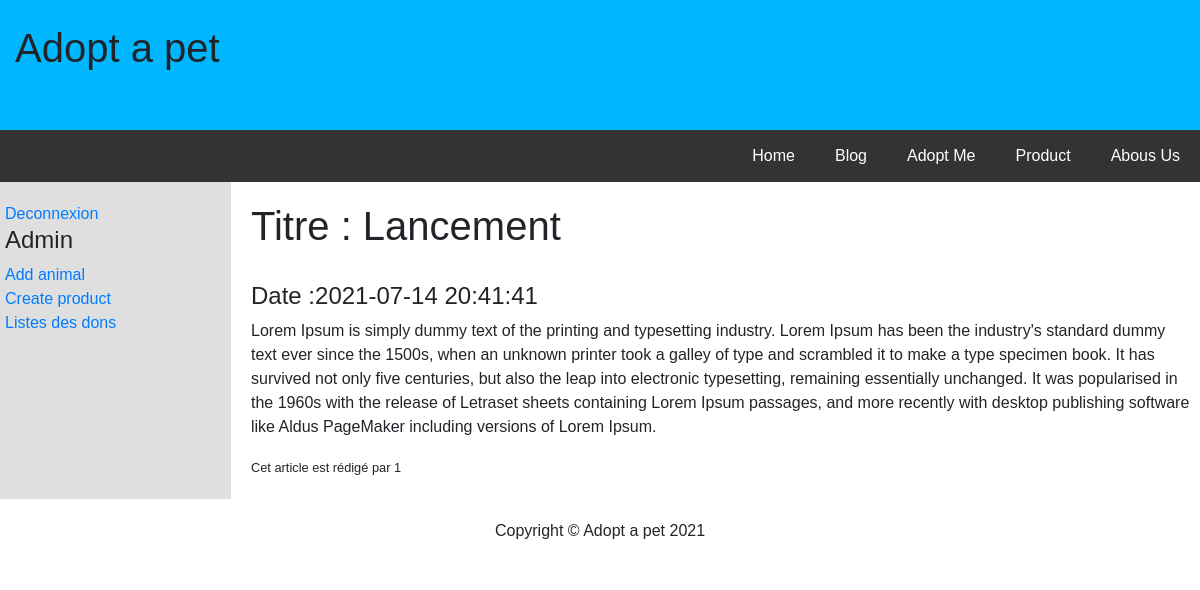
Page /index.php?method=getArticle&id=1 (signed in) on the committed database.
### tables this page shows
CREATE TABLE IF NOT EXISTS `article` (
  `Id_article` int NOT NULL AUTO_INCREMENT,
  `Titre` varchar(50) NOT NULL,
  `Contenu` varchar(2555) NOT NULL,
  `Date_article` datetime NOT NULL,
  `Id_utilisateur` int DEFAULT NULL,
  PRIMARY KEY (`Id_article`),
  KEY `Id_utilisateur` (`Id_utilisateur`)
);

### core/Defaut/DefaultController.php (called while the page is built, shortened)
<?php
abstract class DefaultController{
    public function render($path, $attributes = [])
    {
        extract($attributes);
        include ROOT . "templates/$path.php";
    }
}

### src/Controller/ArticleController.php (called while the page is built, shortened)
<?php
class ArticleController extends DefaultController{
    public function single($id)
    {
        $model = new ArticleModel();
        $article = $model->findById($id);
        $this->render("article/single", [
            "article" => $article
        ]);
    }
}

### public/Index.php (called while the page is built, shortened)
<?php
require ROOT. "router/router.php";

### config/config.php (called while the page is built)
<?php
$config = [
    "host" => "localhost",
    "dbname" => "poophpsite",
    "user" => "root",
    "pwd" => ""
];

### core/Defaut/DefaultModel.php (called while the page is built, shortened)
<?php
class DefaultModel implements InterfaceModel{
    protected $table;
    protected $idName = "";
    protected $className = "";
    public function __construct(){
        $this->db = new Database;
        $this->className = ucfirst($this->table);
    }
    public function findById($id){
        $statement = "SELECT * FROM $this->table WHERE $this->idName = $id";
        return $this->db->getData($statement, $this->className, true);
    }
}

### core/Database/Database.php (called while the page is built, shortened)
<?php
class Database {
    private $host;
    private $dbname;
    private $user;
    private $pwd;
    private $pdo;
    public function __construct(){
        try {
            $this->pdo = new \PDO("mysql:host=$this->host;dbname=$this->dbname;port=3308", $this->user, $this->pwd, [
                \PDO::ATTR_ERRMODE => \PDO::ERRMODE_EXCEPTION
            ]);
        } catch (\PDOException $e) {
            echo $e->getMessage();
        }
    }
    private function getConfig(){
        require ROOT . "config/config.php";
    }
    public function getData(string $statement, $classe, $one = false){
        $query = $this->pdo->query($statement, \PDO::FETCH_CLASS, "App\Entity\\".$classe);
        $data = "";
        if($one){
            $data = $query->fetch();
        } else {
            $data = $query->fetchAll();
        }
        return $data;
    }
}

### src/Entity/Article.php (called while the page is built, shortened)
<?php
class Article extends DefaultEntity{
    private $Titre;
    private $Contenu;
    private $Date_article;
    private $Id_utilisateur;
    public function getTitre()
    {
        return $this->Titre;
    }
    public function getContenu()
    {
        return $this->Contenu;
    }
    public function getDateArticle()
    {
        return $this->Date_article;
    }
    public function getIdUtilisateur()
    {
        return $this->Id_utilisateur;
    }
}

### templates/article/single.php (the view, shortened to what this page needs)
<?php
require_once ROOT. "templates/header.php";
?>
<h1>Titre : <?= $article->getTitre() ?></h1>
<h4>Date :<?= $article->getDateArticle() ?></h4>
<p><?= $article->getContenu() ?></p>
<small>Cet article est rédigé par <?= $article->getIdUtilisateur() ?></small>
<?php
require_once ROOT. "templates/footer.php";
?>

### templates/style.css (style rules this page uses)
* { box-sizing: border-box; }
body { font-family: Arial; margin: 0; }

### templates/header.php (style rules this page uses)
* { box-sizing: border-box; }
body { font-family: Arial; margin: 0; }

### rows in the picture
article: Titre "Lancement", Date_article "2021-07-14 20:41:41", Contenu "Lorem Ipsum is simply dummy text of the printing and typesetting industry. Lorem Ipsum has been the industry's standard dummy text ever since the 1500s, when an unknown printer took a galley of type and scrambled it to make a type specimen book. It has survived not only five centuries, but also the leap into electronic typesetting, remaining essentially unchanged. It was popularised in the 1960s with the release of Letraset sheets containing Lorem Ipsum passages, and more recently with desktop publishing software like Aldus PageMaker including versions of Lorem Ipsum.", Id_utilisateur "1"
